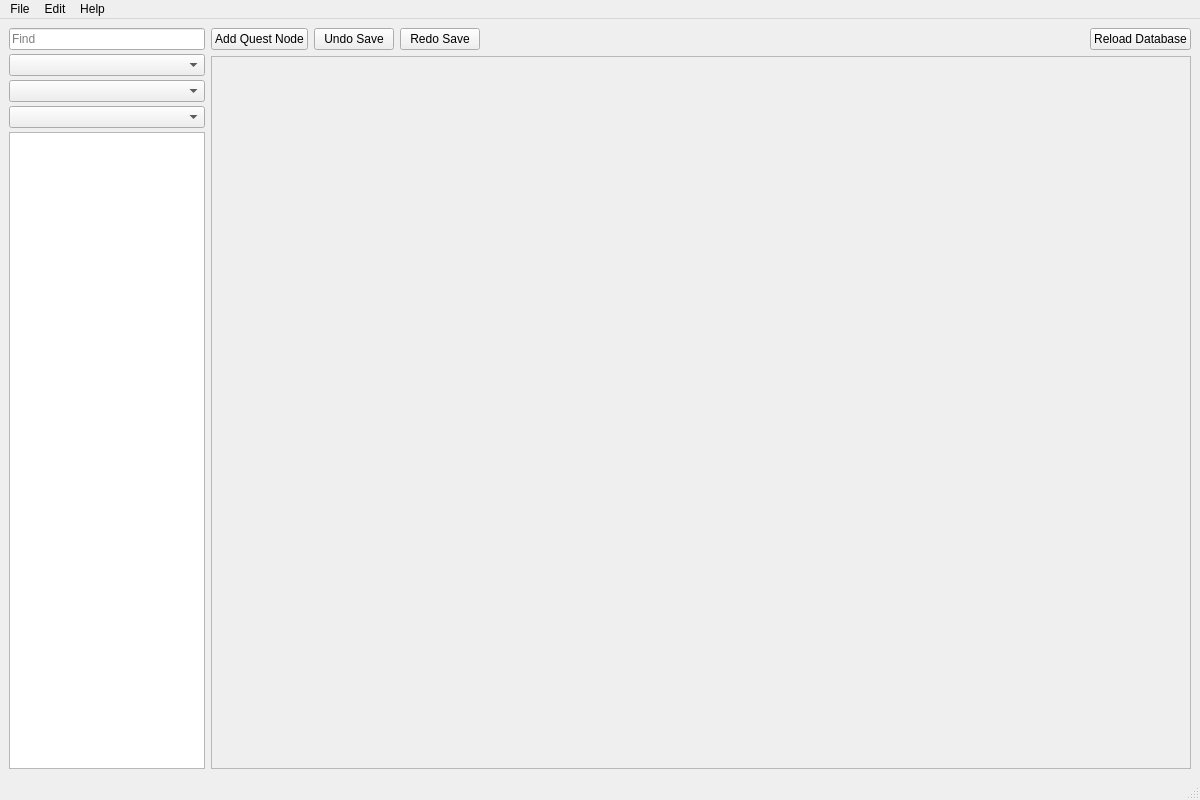
<?xml version="1.0" encoding="UTF-8"?>
<ui version="4.0">
 <class>quest_maker_main</class>
 <widget class="QMainWindow" name="quest_maker_main">
  <property name="geometry">
   <rect>
    <x>0</x>
    <y>0</y>
    <width>1200</width>
    <height>800</height>
   </rect>
  </property>
  <property name="windowTitle">
   <string>Tides of War Quest Maker</string>
  </property>
  <widget class="QWidget" name="central_widget">
   <layout class="QHBoxLayout" name="horizontalLayout" stretch="1,5">
    <property name="sizeConstraint">
     <enum>QLayout::SetDefaultConstraint</enum>
    </property>
    <property name="leftMargin">
     <number>9</number>
    </property>
    <property name="bottomMargin">
     <number>9</number>
    </property>
    <item>
     <layout class="QVBoxLayout" name="db_layout" stretch="0,0,0,0,0">
      <property name="spacing">
       <number>4</number>
      </property>
      <item>
       <widget class="QLineEdit" name="search">
        <property name="placeholderText">
         <string>Find</string>
        </property>
       </widget>
      </item>
      <item>
       <widget class="QComboBox" name="filter_db">
        <property name="currentText">
         <string/>
        </property>
        <property name="currentIndex">
         <number>-1</number>
        </property>
       </widget>
      </item>
      <item>
       <widget class="QComboBox" name="filter_type"/>
      </item>
      <item>
       <widget class="QComboBox" name="filter_sub_type"/>
      </item>
      <item>
       <widget class="QListWidget" name="list_view">
        <property name="dragEnabled">
         <bool>true</bool>
        </property>
        <property name="dragDropMode">
         <enum>QAbstractItemView::NoDragDrop</enum>
        </property>
        <property name="alternatingRowColors">
         <bool>true</bool>
        </property>
        <property name="isWrapping" stdset="0">
         <bool>false</bool>
        </property>
        <property name="modelColumn">
         <number>0</number>
        </property>
       </widget>
      </item>
     </layout>
    </item>
    <item>
     <layout class="QVBoxLayout" name="verticalLayout">
      <item>
       <layout class="QHBoxLayout" name="controls">
        <item>
         <widget class="QPushButton" name="add_quest_node_bttn">
          <property name="text">
           <string>Add Quest Node</string>
          </property>
         </widget>
        </item>
        <item>
         <widget class="QPushButton" name="undo_save_bttn">
          <property name="text">
           <string>Undo Save</string>
          </property>
         </widget>
        </item>
        <item>
         <widget class="QPushButton" name="redo_save_bttn">
          <property name="text">
           <string>Redo Save</string>
          </property>
         </widget>
        </item>
        <item>
         <spacer name="horizontalSpacer">
          <property name="orientation">
           <enum>Qt::Horizontal</enum>
          </property>
          <property name="sizeHint" stdset="0">
           <size>
            <width>40</width>
            <height>20</height>
           </size>
          </property>
         </spacer>
        </item>
        <item>
         <widget class="QPushButton" name="reload_database_bttn">
          <property name="text">
           <string>Reload Database</string>
          </property>
          <property name="autoRepeatDelay">
           <number>1000</number>
          </property>
          <property name="autoRepeatInterval">
           <number>1000</number>
          </property>
         </widget>
        </item>
       </layout>
      </item>
      <item>
       <widget class="QScrollArea" name="scrollArea">
        <property name="widgetResizable">
         <bool>true</bool>
        </property>
        <widget class="QWidget" name="scroll_area_widget">
         <property name="geometry">
          <rect>
           <x>0</x>
           <y>0</y>
           <width>976</width>
           <height>698</height>
          </rect>
         </property>
         <layout class="QHBoxLayout" name="horizontalLayout_3">
          <item>
           <layout class="QHBoxLayout" name="scroll_layout"/>
          </item>
          <item>
           <spacer name="scroll_spacer">
            <property name="orientation">
             <enum>Qt::Horizontal</enum>
            </property>
            <property name="sizeHint" stdset="0">
             <size>
              <width>40</width>
              <height>20</height>
             </size>
            </property>
           </spacer>
          </item>
         </layout>
        </widget>
       </widget>
      </item>
     </layout>
    </item>
   </layout>
  </widget>
  <widget class="QMenuBar" name="menu_bar">
   <property name="geometry">
    <rect>
     <x>0</x>
     <y>0</y>
     <width>1200</width>
     <height>22</height>
    </rect>
   </property>
   <widget class="QMenu" name="menu_file">
    <property name="title">
     <string>File</string>
    </property>
    <addaction name="action_new"/>
    <addaction name="action_open"/>
    <addaction name="separator"/>
    <addaction name="action_save"/>
    <addaction name="action_save_As"/>
    <addaction name="separator"/>
    <addaction name="action_quit"/>
   </widget>
   <widget class="QMenu" name="menu_help">
    <property name="title">
     <string>Help</string>
    </property>
    <addaction name="action_about"/>
   </widget>
   <widget class="QMenu" name="menuEdit">
    <property name="title">
     <string>Edit</string>
    </property>
    <addaction name="action_undo"/>
    <addaction name="action_redo"/>
   </widget>
   <addaction name="menu_file"/>
   <addaction name="menuEdit"/>
   <addaction name="menu_help"/>
  </widget>
  <widget class="QStatusBar" name="status_bar"/>
  <action name="action_new">
   <property name="text">
    <string>New</string>
   </property>
   <property name="shortcut">
    <string>Ctrl+N</string>
   </property>
  </action>
  <action name="action_open">
   <property name="text">
    <string>Open</string>
   </property>
   <property name="shortcut">
    <string>Ctrl+O</string>
   </property>
  </action>
  <action name="action_save">
   <property name="text">
    <string>Save</string>
   </property>
   <property name="shortcut">
    <string>Ctrl+S</string>
   </property>
  </action>
  <action name="action_save_As">
   <property name="text">
    <string>Save As</string>
   </property>
   <property name="shortcut">
    <string>Ctrl+Shift+S</string>
   </property>
  </action>
  <action name="action_about">
   <property name="text">
    <string>About</string>
   </property>
  </action>
  <action name="action_quit">
   <property name="text">
    <string>Quit</string>
   </property>
   <property name="shortcut">
    <string>Ctrl+Q</string>
   </property>
  </action>
  <action name="action_undo">
   <property name="text">
    <string>Undo Save</string>
   </property>
   <property name="shortcut">
    <string>Ctrl+Z</string>
   </property>
  </action>
  <action name="action_redo">
   <property name="text">
    <string>Redo Save</string>
   </property>
   <property name="shortcut">
    <string>Ctrl+Shift+Z</string>
   </property>
  </action>
 </widget>
 <resources/>
 <connections/>
</ui>
